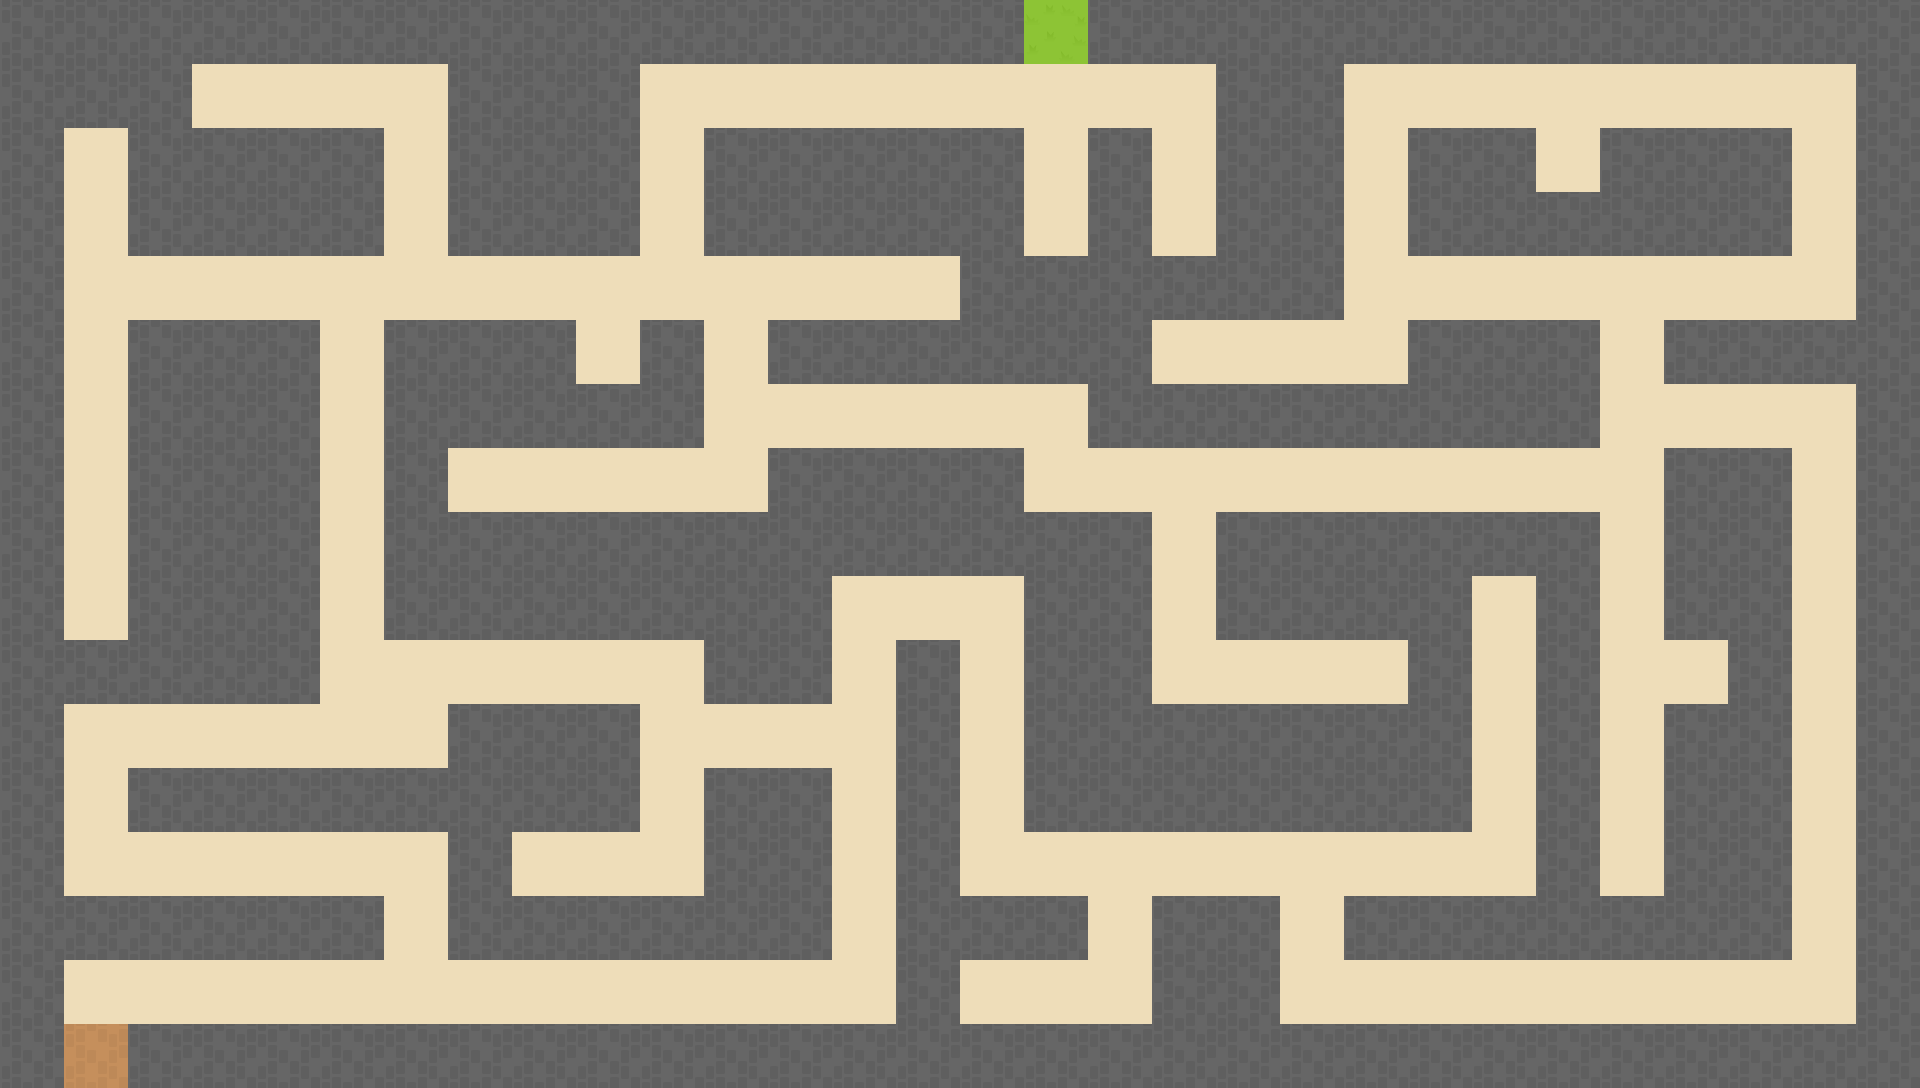

Tiled map render using the project's own tile images. Description and the whole map definition, tile-layer contents included, below:
An orthogonal 30x17 tile map with 64x64 px tiles, 2 tile layers (background, wall), 2 tilesets and 13 objects (11x enemy, player, exit).

<map version="1.2" tiledversion="1.2.2" orientation="orthogonal" renderorder="right-down" width="30" height="17" tilewidth="64" tileheight="64" infinite="0" nextlayerid="5" nextobjectid="18">
 <tileset firstgid="1" source="map-tiles-64.tsx" />
 <tileset firstgid="97" source="rpg-tiles-64.tsx" />
 <layer id="1" name="background" width="30" height="17">
  <data encoding="csv">
18,18,18,18,18,18,18,18,18,18,18,18,18,18,18,18,118,18,18,18,18,18,18,18,18,18,18,18,18,18,
18,18,18,18,18,18,18,18,18,18,18,18,18,18,18,18,18,18,18,18,18,18,18,18,18,18,18,18,18,18,
18,18,18,18,18,18,18,18,18,18,18,18,18,18,18,18,18,18,18,18,18,18,18,18,18,18,18,18,18,18,
18,18,18,18,18,18,18,18,18,18,18,18,18,18,18,18,18,18,18,18,18,18,18,18,18,18,18,18,18,18,
18,18,18,18,18,18,18,18,18,18,18,18,18,18,18,18,18,18,18,18,18,18,18,18,18,18,18,18,18,18,
18,18,18,18,18,18,18,18,18,18,18,18,18,18,18,18,18,18,18,18,18,18,18,18,18,18,18,18,18,18,
18,18,18,18,18,18,18,18,18,18,18,18,18,18,18,18,18,18,18,18,18,18,18,18,18,18,18,18,18,18,
18,18,18,18,18,18,18,18,18,18,18,18,18,18,18,18,18,18,18,18,18,18,18,18,18,18,18,18,18,18,
18,18,18,18,18,18,18,18,18,18,18,18,18,18,18,18,18,18,18,18,18,18,18,18,18,18,18,18,18,18,
18,18,18,18,18,18,18,18,18,18,18,18,18,18,18,18,18,18,18,18,18,18,18,18,18,18,18,18,18,18,
18,18,18,18,18,18,18,18,18,18,18,18,18,18,18,18,18,18,18,18,18,18,18,18,18,18,18,18,18,18,
18,18,18,18,18,18,18,18,18,18,18,18,18,18,18,18,18,18,18,18,18,18,18,18,18,18,18,18,18,18,
18,18,18,18,18,18,18,18,18,18,18,18,18,18,18,18,18,18,18,18,18,18,18,18,18,18,18,18,18,18,
18,18,18,18,18,18,18,18,18,18,18,18,18,18,18,18,18,18,18,18,18,18,18,18,18,18,18,18,18,18,
18,18,18,18,18,18,18,18,18,18,18,18,18,18,18,18,18,18,18,18,18,18,18,18,18,18,18,18,18,18,
18,18,18,18,18,18,18,18,18,18,18,18,18,18,18,18,18,18,18,18,18,18,18,18,18,18,18,18,18,18,
18,242,18,18,18,18,18,18,18,18,18,18,18,18,18,18,18,18,18,18,18,18,18,18,18,18,18,18,18,18
</data>
 </layer>
 <layer id="2" name="wall" width="30" height="17">
  <data encoding="csv">
251,251,251,251,251,251,251,251,251,251,251,251,251,251,251,251,0,251,251,251,251,251,251,251,251,251,251,251,251,251,
251,251,251,0,0,0,0,251,251,251,0,0,0,0,0,0,0,0,0,251,251,0,0,0,0,0,0,0,0,251,
251,0,251,251,251,251,0,251,251,251,0,251,251,251,251,251,0,251,0,251,251,0,251,251,0,251,251,251,0,251,
251,0,251,251,251,251,0,251,251,251,0,251,251,251,251,251,0,251,0,251,251,0,251,251,251,251,251,251,0,251,
251,0,0,0,0,0,0,0,0,0,0,0,0,0,0,251,251,251,251,251,251,0,0,0,0,0,0,0,0,251,
251,0,251,251,251,0,251,251,251,0,251,0,251,251,251,251,251,251,0,0,0,0,251,251,251,0,251,251,251,251,
251,0,251,251,251,0,251,251,251,251,251,0,0,0,0,0,0,251,251,251,251,251,251,251,251,0,0,0,0,251,
251,0,251,251,251,0,251,0,0,0,0,0,251,251,251,251,0,0,0,0,0,0,0,0,0,0,251,251,0,251,
251,0,251,251,251,0,251,251,251,251,251,251,251,251,251,251,251,251,0,251,251,251,251,251,251,0,251,251,0,251,
251,0,251,251,251,0,251,251,251,251,251,251,251,0,0,0,251,251,0,251,251,251,251,0,251,0,251,251,0,251,
251,251,251,251,251,0,0,0,0,0,0,251,251,0,251,0,251,251,0,0,0,0,251,0,251,0,0,251,0,251,
251,0,0,0,0,0,0,251,251,251,0,0,0,0,251,0,251,251,251,251,251,251,251,0,251,0,251,251,0,251,
251,0,251,251,251,251,251,251,251,251,0,251,251,0,251,0,251,251,251,251,251,251,251,0,251,0,251,251,0,251,
251,0,0,0,0,0,0,251,0,0,0,251,251,0,251,0,0,0,0,0,0,0,0,0,251,0,251,251,0,251,
251,251,251,251,251,251,0,251,251,251,251,251,251,0,251,251,251,0,251,251,0,251,251,251,251,251,251,251,0,251,
251,0,0,0,0,0,0,0,0,0,0,0,0,0,251,0,0,0,251,251,0,0,0,0,0,0,0,0,0,251,
251,0,251,251,251,251,251,251,251,251,251,251,251,251,251,251,251,251,251,251,251,251,251,251,251,251,251,251,251,251
</data>
 </layer>
 <objectgroup id="4" name="ObjectData">
  <object id="1" name="player" x="64" y="1024" width="64" height="64" />
  <object id="2" name="enemy" x="69" y="709.167" width="53" height="58" />
  <object id="3" name="enemy" x="836.5" y="961.167" width="53" height="58" />
  <object id="4" name="enemy" x="1477.5" y="260.167" width="53" height="58" />
  <object id="5" name="enemy" x="1798.5" y="391.167" width="53" height="58" />
  <object id="10" name="enemy" x="1154.83" y="67.1667" width="53" height="58" />
  <object id="11" name="enemy" x="901.167" y="264.497" width="53" height="58" />
  <object id="12" name="enemy" x="964.5" y="833.167" width="53" height="58" />
  <object id="13" name="exit" x="1026.67" y="2.66667" width="57.3333" height="58.6667" />
  <object id="14" name="enemy" x="1030.83" y="449.667" width="53" height="58" />
  <object id="15" name="enemy" x="69.5" y="135" width="53" height="58" />
  <object id="16" name="enemy" x="324.167" y="259" width="53" height="58" />
  <object id="17" name="enemy" x="1284.83" y="962.667" width="53" height="58" />
 </objectgroup>
</map>
